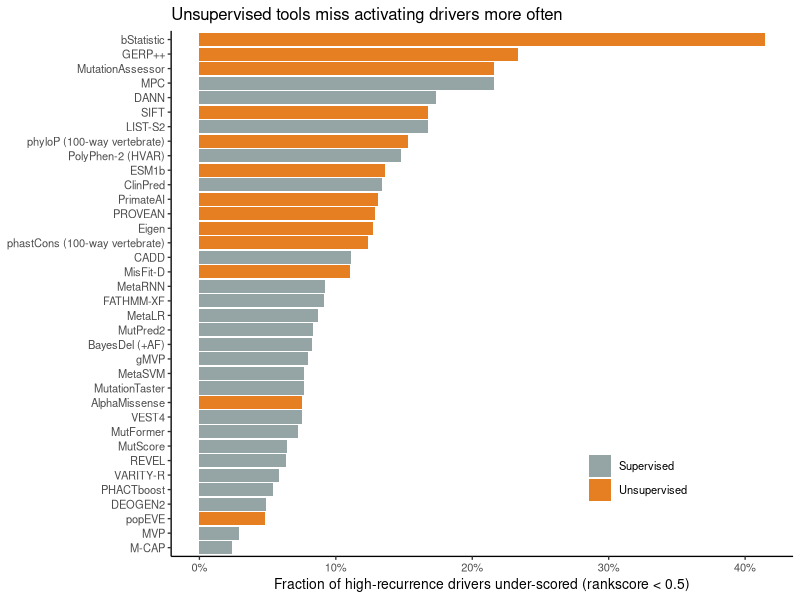
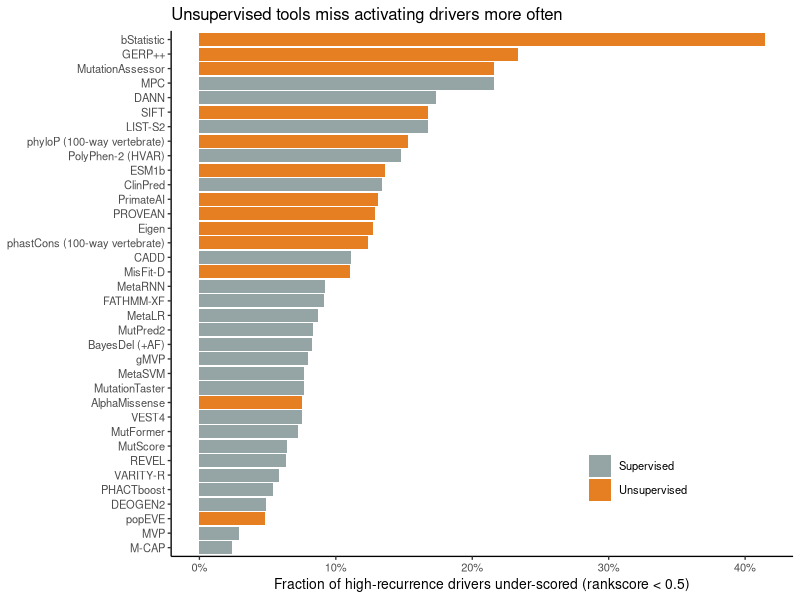

R code for these plots, in order:
# Fig 3 — Driver under-scoring rate per tool (unsupervised vs supervised)
# Input: tables/driver_miss_rate.tsv  Output: fig3_driver_miss_rate.{pdf,png}
# 메시지: 비지도(unsup) 도구가 고recurrence driver를 더 많이 놓침(14.3% vs 9.1%).
suppressPackageStartupMessages({library(tidyverse)})

# dbNSFP 컬럼명 → 출판용 정식 도구명 (언더바 등 정리). 매핑에 없으면 원명 유지.
disp <- c(
  "phyloP17way_primate"="phyloP (17-way primate)", "phastCons17way_primate"="phastCons (17-way primate)",
  "phyloP100way_vertebrate"="phyloP (100-way vertebrate)", "phastCons100way_vertebrate"="phastCons (100-way vertebrate)",
  "phyloP470way_mammalian"="phyloP (470-way mammalian)", "phastCons470way_mammalian"="phastCons (470-way mammalian)",
  "GERPpp_RS"="GERP++", "GERP_92_mammals"="GERP (92 mammals)",
  "Polyphen2_HDIV"="PolyPhen-2 (HDIV)", "Polyphen2_HVAR"="PolyPhen-2 (HVAR)",
  "Eigen-PC-raw_coding"="Eigen-PC", "Eigen-raw_coding"="Eigen", "CADD_raw"="CADD",
  "fathmm-XF_coding"="FATHMM-XF", "BayesDel_addAF"="BayesDel (+AF)", "BayesDel_noAF"="BayesDel (-AF)",
  "MisFit_S"="MisFit-S", "MisFit_D"="MisFit-D",
  "VARITY_R"="VARITY-R", "VARITY_ER"="VARITY-ER", "VARITY_R_LOO"="VARITY-R (LOO)", "VARITY_ER_LOO"="VARITY-ER (LOO)")

# 계열당 대표 하나만: 아래 중복 변형은 그림에서 제외 (요약 통계는 전체 49개 기준)
drop_tools <- c("VARITY-ER","VARITY-R (LOO)","VARITY-ER (LOO)","PolyPhen-2 (HDIV)",
                "BayesDel (-AF)","Eigen-PC","GERP (92 mammals)",
                "phyloP (17-way primate)","phyloP (470-way mammalian)",
                "phastCons (17-way primate)","phastCons (470-way mammalian)",
                "SIFT4G","MisFit-S")

# type2 = 원칙 기반 2-way 분류(supervised: 임상라벨 학습 / unsupervised: 보존도·진화·언어모델)
d <- read.delim("tables/driver_miss_rate.tsv", check.names = FALSE) %>%
  rename(miss_rate = `miss_rate(<0.5)`) %>%
  mutate(grp = recode(type2, supervised = "Supervised", unsupervised = "Unsupervised"),
         tool = recode(tool, !!!disp)) %>%
  filter(!tool %in% drop_tools) %>%
  mutate(tool = fct_reorder(tool, miss_rate))

p <- ggplot(d, aes(miss_rate, tool, fill = grp)) +
  geom_col() +
  # 색: Fig 1A(빨강=under-scored)와 헷갈리지 않게 1B는 주황/회색으로
  scale_fill_manual(values = c("Unsupervised" = "#E67E22",
                               "Supervised" = "#95A5A6"), name = NULL) +
  scale_x_continuous(labels = scales::percent) +
  labs(x = "Fraction of high-recurrence drivers under-scored (rankscore < 0.5)",
       y = NULL, title = "Unsupervised tools miss activating drivers more often") +
  theme_classic(base_size = 10) + theme(legend.position = c(0.75, 0.15))

h <- max(5, nrow(d) * 0.17 + 1.2)   # 남은 도구 수에 맞춰 높이 조정
ggsave("figures_R/fig3_driver_miss_rate.pdf", p, width = 6.5, height = h)
ggsave("figures_R/fig3_driver_miss_rate.png", p, width = 6.5, height = h, dpi = 300)
cat(sprintf("표시 도구 수: %d (전체 49개 중 중복 변형 제외)\n", nrow(d)))
